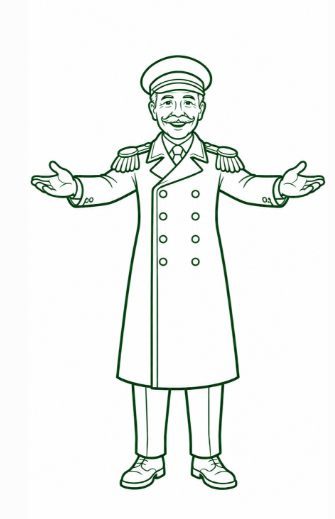
#> input picture design/reference/hahmo/tunteet/esittelee.png, 335 x 519 px; its folder holds only this picture in this run
$ python vectorize-emotions.py
#> lines starting #> are read from the running program, lines starting #| are printed output that depends on the picture; after the words box and inside, x2 and y2 are one past the last pixel; in counts of white or black regions, pixels touching at a corner belong together
### scripts/pose_common.py
"""Yhteiset apurit Per Tieerin asentokuvien käsittelyyn (normalisointi samaan koordinaatistoon)."""
import numpy as np
from PIL import Image

POSES = ['ristissa', 'vilkuttaa', 'tervetuloa', 'sivuilla']
H = 525.0  # yhteinen korkeus: lakin yläreuna 0 → kengänpohja H
VB_W = 340.0  # yhteinen leveys (tervetuloa-asennon kämmenet mahtuvat)
CX = VB_W / 2  # pään keskilinja


def load_ink(path):
    """Muste 0..1: tummuus × vihreys (harmaat kuvakaappausjäänteet ja napit eivät ole mustetta)."""
    im = Image.open(path).convert('RGB')
#> im is the input picture: PIL image 335x519 RGB; mean R, G, B 241.5, 244.1, 242
    a = np.array(im).astype(np.float32)
    r, g, b = a[:, :, 0], a[:, :, 1], a[:, :, 2]
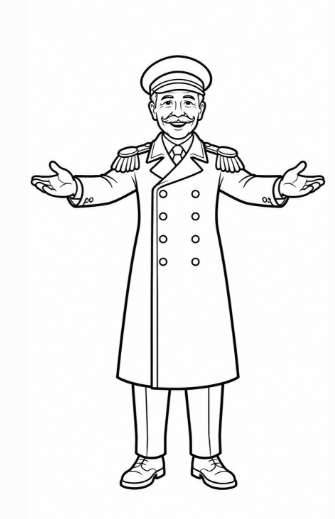
#> r: shape (519, 335) float32; min 0, max 255, mean 241.5
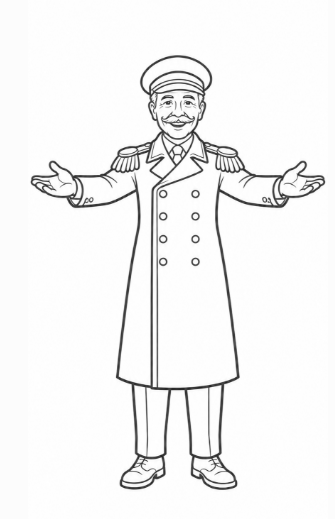
#> g: shape (519, 335) float32; min 35, max 255, mean 244.1
    dark = np.clip((248 - g) / 160.0, 0, 1)
    greenish = np.clip(((g - r) - 6) / 18.0, 0, 1)
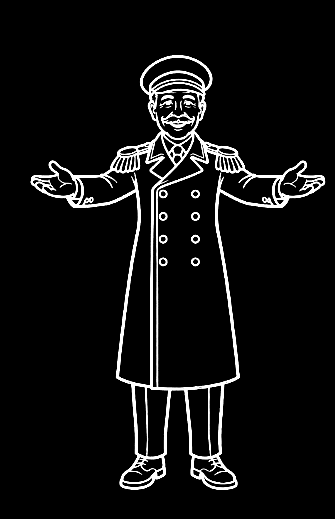
#> greenish: shape (519, 335) float32; min 0, max 1, mean 0.0639
    ink = dark * greenish
    return ink, a


# [23 lines left out: functions frame, normalize, not called in this run]

### scripts/vectorize-emotions.py
"""
Per Tieerin 20 tunnetila-asentoa → src/components/perTieeriEmotions.ts

Ajo:  python scripts/vectorize-emotions.py

Lähteet: design/reference/hahmo/tunteet/*.png (käyttäjän piirrokset).
- Jokainen kuva normalisoidaan perusasennon (perTieeriPoses.ts) koordinaatistoon: kengänpohja y = 525,
  vartalon keskilinja x = 170, mittakaava = hahmon korkeus lakista kenkiin (asennoissa, joissa kädet tai
  merkit ovat lakin yläpuolella, käytetään muiden asentojen mediaanimittakaavaa).
- Kuvakaappausten käyttöliittymäjäänteet (harmaat napit, sivupalkin pienoiskuvat) poistetaan:
  muste = vihreä ja tumma, ja vain hahmon lähellä olevat komponentit säilytetään.
- Jokainen asento on yksi kerros (valkoinen siluetti + viivat) – animaatio tehdään koko asennolle.
"""
import glob
import os
import sys

import cv2
import numpy as np
from scipy import ndimage

sys.path.insert(0, 'scripts')
from pose_common import CX, H, VB_W, load_ink  # noqa: E402

SRC = 'design/reference/hahmo/tunteet'
OUT = 'src/components/perTieeriEmotions.ts'
Z = 4
EPS = 1.15
# asennot, joissa jotain on lakin yläpuolella → mittakaava mediaanista
ABOVE_CAP = {'innostunut': 'nauraa'}
# nojaavat asennot ovat luonnostaan matalampia: lakki–kengät-korkeus suhteessa seisovaan
HEIGHT = {'kuiskaa': 0.86, 'osoittaa': 0.94}  # kädet lakin yläpuolella → mittakaava viereisestä samalla zoomilla otetusta kuvasta


def components(ink):
    m = (ink > 0.35).astype(np.uint8)
    n, lab, st, _ = cv2.connectedComponentsWithStats(m, 8)
    big = 1 + int(np.argmax(st[1:, cv2.CC_STAT_AREA]))
    x, y, w, h = st[big, :4]
    keep = np.zeros(n, bool)
    keep[big] = True
    for i in range(1, n):
        cx = st[i, 0] + st[i, 2] / 2
        cy = st[i, 1] + st[i, 3] / 2
        near_head = cy <= y + 0.28 * h and x - 0.12 * w <= cx <= x + 1.12 * w  # ?, ! ja liikeviivat pään ympärillä
        inside = x <= cx <= x + w and y <= cy <= y + h
        if (near_head or inside) and st[i, cv2.CC_STAT_AREA] > 3 and st[i, cv2.CC_STAT_HEIGHT] < 0.2 * h:
            keep[i] = True
    return keep[lab], (x, y, w, h)


raw = {}
for f in sorted(glob.glob(f'{SRC}/*.png')):
    name = os.path.splitext(os.path.basename(f))[0]
    ink, _ = load_ink(f)
    ink[int(ink.shape[0] * 0.93):, :] *= 0  # alareunan "Muokkaa"-palkki ja varjo
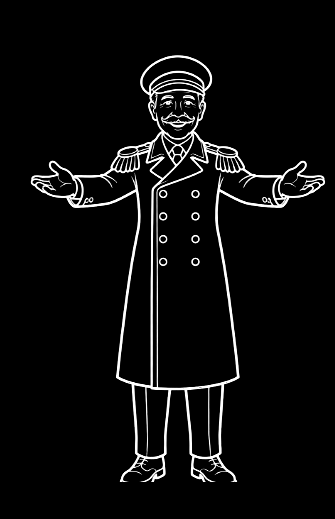
#> ink: shape (519, 335) float32; min 0, max 1, mean 0.0476
    keep, (x, y, w, h) = components(ink)
#> in components, `m = (ink > 0.35).astype(np.uint8)`:
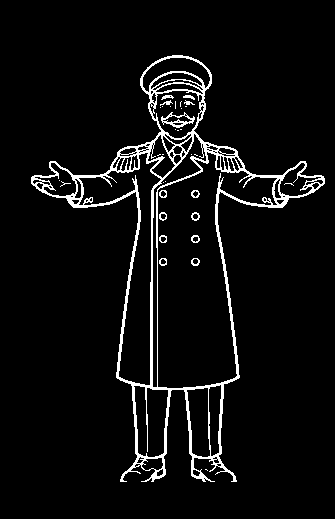
#> m: shape (519, 335); values 0 (black) and 1 (white), 5.4% white in thin lines or dots, all inside (x1, y1, x2, y2) = (31, 55, 325, 482)
#> in components, `n, lab, st, _ = cv2.connectedComponentsWithStats(m, 8)`:
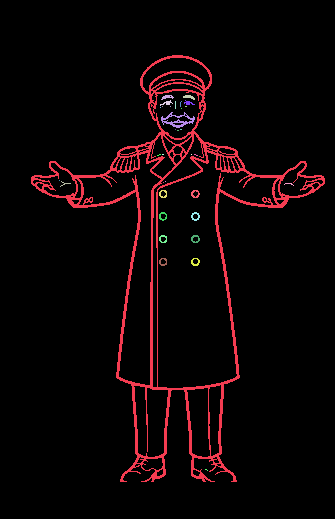
#> lab: shape (519, 335) int32; 35 distinct labels, from 0 to 34; one colour per label, 0 black
#> in components, `n, lab, st, _ = cv2.connectedComponentsWithStats(m, 8)`: n = 35; st = 35 rows, first 6: [0, 0, 335, 519, 164541], [31, 55, 294, 427, 8640], [161, 95, 13, 5, 35], [183, 95, 12, 5, 33], [160, 100, 13, 6, 30], [175, 101, 1, 8, 8]
#> in components, `big = 1 + int(np.argmax(st[1:, cv2.CC_STAT_AREA]))`: big = 1
#> in components, `x, y, w, h = st[big, :4]`: x = 31; y = 55; w = 294; h = 427
#> the loop in components, `for i in range(1, n):` made 34 passes
#> (cx, cy, near_head) on passes 1 to 12: (178, 268.5, False), (167.5, 97.5, True), (189, 97.5, True), (166.5, 103, True), (175.5, 105, True), (181, 104, True), (189.5, 102.5, True), (160.5, 107.5, True), (162.5, 106.5, True), (170.5, 106.5, True), (186, 106.5, True), (181.5, 108.5, True)
#> x = 31; y = 55; w = 294; h = 427
    ink = ink * keep
    rows = np.where((ink > 0.35).any(axis=1))[0]
#> rows = 427 values from 55 to 481
    bot = rows[-1]
#> bot = 481
    feet = ink[bot - int(h * 0.08): bot + 1] > 0.35
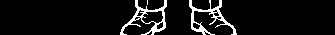
#> feet: shape (35, 335) bool; 7.3% white in thin lines or dots, all inside (x1, y1, x2, y2) = (120, 0, 237, 35)
    fc = np.where(feet.any(axis=0))[0]
#> fc = 95 values from 120 to 236
    raw[name] = dict(ink=ink, top=y, bot=bot, cx=(fc[0] + fc[-1]) / 2)

scales = {n: H * HEIGHT.get(n, 1.0) / (r['bot'] - r['top']) for n, r in raw.items() if n not in ABOVE_CAP}
#> scales = {'esittelee': 1.23}
for n, ref in ABOVE_CAP.items():
#> (the run stopped early here; a loop or call above may not have finished)

$ run again, on design/reference/hahmo/tunteet/kuiskaa.png
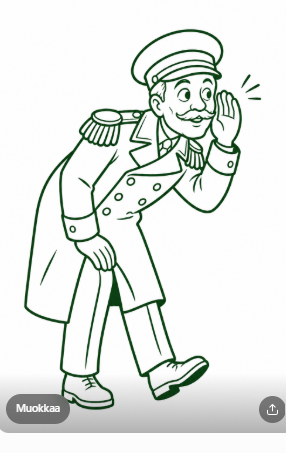
#> input picture design/reference/hahmo/tunteet/kuiskaa.png, 286 x 453 px
#> m: shape (453, 286); values 0 (black) and 1 (white), 8.5% white in thin lines or dots, all inside (x1, y1, x2, y2) = (24, 29, 261, 410)
#> in components, `n, lab, st, _ = cv2.connectedComponentsWithStats(m, 8)`:
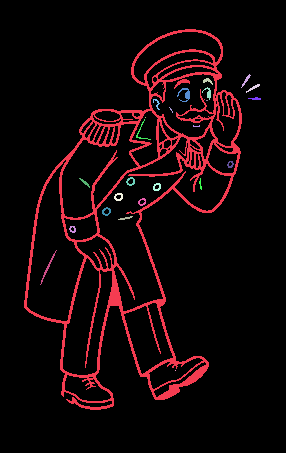
#> lab: shape (453, 286) int32; 26 distinct labels, from 0 to 25; one colour per label, 0 black
#> n = 26; st = 26 rows, first 6: [0, 0, 286, 453, 118582], [24, 29, 218, 381, 10248], [241, 74, 10, 14, 34], [203, 78, 10, 7, 32], [246, 84, 14, 9, 35], [202, 87, 9, 13, 44]
#> big = 1
#> in components, `x, y, w, h = st[big, :4]`: x = 24; y = 29; w = 218; h = 381
#> the loop in components, `for i in range(1, n):` made 25 passes
#> (cx, cy, near_head, inside) on passes 1 to 8: (133, 219.5, False, True), (246, 81, True, False), (208, 81.5, True, True), (253, 88.5, True, False), (206.5, 93.5, True, True), (183.5, 95, True, True), (254.5, 98.5, True, False), (156.5, 104.5, True, True)
#> `keep, (x, y, w, h) = components(ink)`: x = 24; y = 29; w = 218; h = 381
#> rows = 381 values from 29 to 409
#> bot = 409
#> `feet = ink[bot - int(h * 0.08): bot + 1] > 0.35`:
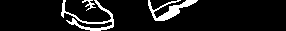
#> feet: shape (31, 286) bool; 9.3% white; 3 white regions, box (x1, y1, x2, y2) and area: (61, 0, 114, 31) 390, (148, 0, 198, 21) 384, (82, 0, 96, 11) 54
#> fc = 103 values from 61 to 197
#> scales = {'kuiskaa': 1.19}

$ run again, on design/reference/hahmo/tunteet/liikuttunut.png
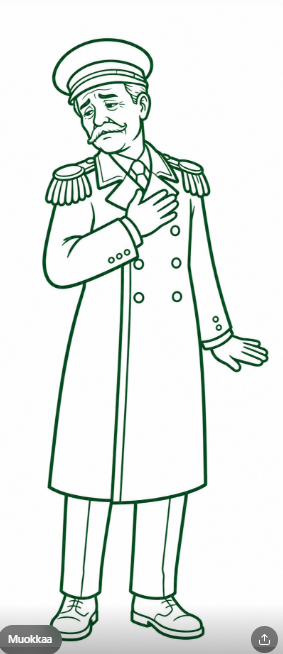
#> input picture design/reference/hahmo/tunteet/liikuttunut.png, 283 x 654 px
#> m: shape (654, 283); values 0 (black) and 1 (white), 8% white; 19 white regions (6 under 20 px), largest, box (x1, y1, x2, y2) and area: (42, 38, 269, 608) 14270, (103, 100, 118, 111) 74, (98, 93, 118, 99) 72
#> lab: shape (654, 283) int32; 20 distinct labels, from 0 to 19
#> n = 20; st = 20 rows, first 6: [0, 0, 283, 654, 170200], [42, 38, 227, 570, 14270], [83, 89, 27, 10, 32], [143, 89, 1, 1, 1], [98, 93, 20, 6, 72], [94, 94, 2, 4, 4]
#> big = 1
#> in components, `x, y, w, h = st[big, :4]`: x = 42; y = 38; w = 227; h = 570
#> the loop in components, `for i in range(1, n):` made 19 passes
#> (cx, cy, near_head) on passes 1 to 8: (155.5, 323, False), (96.5, 94, True), (143.5, 89.5, True), (108, 96, True), (95, 96, True), (110.5, 105.5, True), (122, 103, True), (121, 106.5, True)
#> `keep, (x, y, w, h) = components(ink)`: x = 42; y = 38; w = 227; h = 570
#> rows = 570 values from 38 to 607
#> bot = 607
#> `feet = ink[bot - int(h * 0.08): bot + 1] > 0.35`:
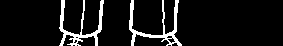
#> feet: shape (46, 283) bool; 8.4% white; 2 white regions, box (x1, y1, x2, y2) and area: (129, 0, 182, 46) 551, (59, 0, 104, 46) 547
#> fc = 98 values from 59 to 181
#> scales = {'liikuttunut': 0.923}
